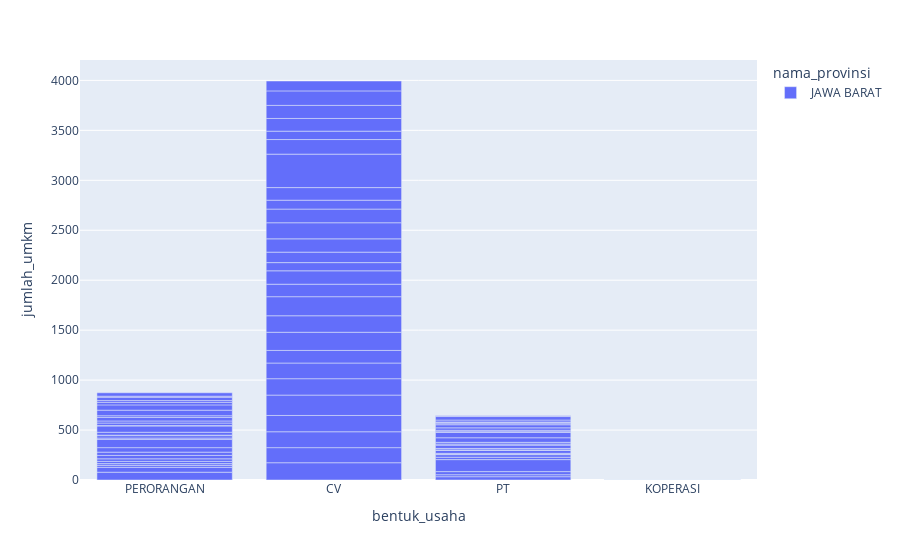

The code cell stored with this chart in its notebook:
### Markdown cell above
### **Bentuk Usaha dan Jumlah UMKM manakah yang terbanyak dari setiap Provinsi?**

### Code cell
bivariate_visualization_bar(
    data=data,
    x=data['bentuk_usaha'],
    y=data['jumlah_umkm'],
    color=data['nama_provinsi']
)

### Figure 1 — Plotly figure (JSON) as saved in the notebook; plotly's stock layout.template omitted (floating-point values rounded to 4 significant figures)
{"data": [{"alignmentgroup": "True", "hovertemplate": "nama_provinsi=JAWA BARAT<br>bentuk_usaha=%{x}<br>jumlah_umkm=%{y}<extra></extra>", "legendgroup": "JAWA BARAT", "marker": {"color": "#636efa", "pattern": {"shape": ""}}, "name": "JAWA BARAT", "offsetgroup": "JAWA BARAT", "orientation": "v", "showlegend": true, "textposition": "auto", "type": "bar", "x": ["PERORANGAN", "CV", "PT", "KOPERASI", "PERORANGAN", "CV", "PT", "KOPERASI", "PERORANGAN", "CV", "PT", "KOPERASI", "PERORANGAN", "CV", "PT", "KOPERASI", "PERORANGAN", "CV", "PT", "KOPERASI", "PERORANGAN", "CV", "PT", "KOPERASI", "PERORANGAN", "CV", "PT", "KOPERASI", "PERORANGAN", "CV", "PT", "KOPERASI", "PERORANGAN", "CV", "PT", "KOPERASI", "PERORANGAN", "CV", "PT", "KOPERASI", "PERORANGAN", "CV", "PT", "KOPERASI", "PERORANGAN", "CV", "PT", "KOPERASI", "PERORANGAN", "CV", "PT", "KOPERASI", "PERORANGAN", "CV", "PT", "KOPERASI", "PERORANGAN", "CV", "PT", "KOPERASI", "PERORANGAN", "CV", "PT", "KOPERASI", "PERORANGAN", "CV", "PT", "KOPERASI", "PERORANGAN", "CV", "PT", "KOPERASI", "PERORANGAN", "CV", "PT", "KOPERASI", "PERORANGAN", "CV", "PT", "KOPERASI", "PERORANGAN", "CV", "PT", "KOPERASI", "PERORANGAN", "CV", "PT", "KOPERASI", "PERORANGAN", "CV", "PT", "KOPERASI", "PERORANGAN", "CV", "PT", "KOPERASI", "PERORANGAN", "CV", "PT", "KOPERASI", "PERORANGAN", "CV", "PT", "KOPERASI", "PERORANGAN", "CV", "PT", "KOPERASI"], "xaxis": "x", "y": [78, 173, 33, 0, 49, 151, 20, 0, 20, 159, 31, 1, 17, 163, 120, 0, 22, 204, 24, 0, 26, 164, 26, 0, 34, 157, 4, 0, 33, 126, 9, 0, 45, 182, 29, 0, 83, 165, 5, 0, 13, 191, 13, 0, 24, 125, 2, 1, 5, 134, 33, 0, 29, 82, 11, 0, 63, 105, 17, 0, 4, 133, 46, 0, 25, 161, 54, 0, 21, 137, 7, 0, 35, 89, 14, 0, 17, 126, 24, 0, 56, 335, 31, 0, 53, 146, 11, 0, 25, 84, 15, 2, 18, 127, 2, 0, 34, 131, 19, 0, 10, 145, 35, 1, 34, 99, 7, 0], "yaxis": "y"}], "layout": {"autosize": true, "barmode": "relative", "legend": {"title": {"text": "nama_provinsi"}, "tracegroupgap": 0}, "margin": {"t": 60}, "xaxis": {"anchor": "y", "autorange": true, "domain": [0, 1], "range": [-0.5, 3.5], "title": {"text": "bentuk_usaha"}, "type": "category"}, "yaxis": {"anchor": "x", "autorange": true, "domain": [0, 1], "range": [0, 4204.0], "title": {"text": "jumlah_umkm"}, "type": "linear"}}}
